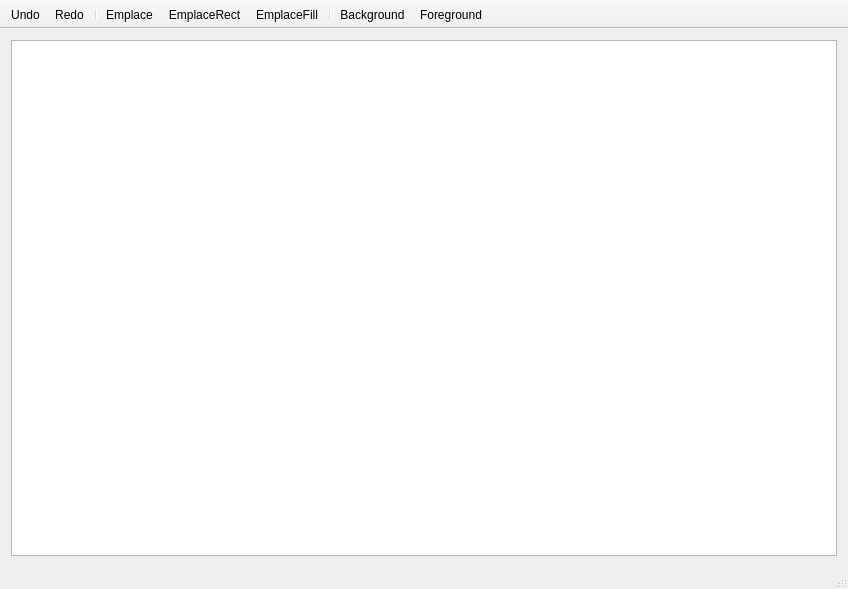
<?xml version="1.0" encoding="UTF-8"?>
<ui version="4.0">
 <class>MainWindow</class>
 <widget class="QMainWindow" name="MainWindow">
  <property name="geometry">
   <rect>
    <x>0</x>
    <y>0</y>
    <width>848</width>
    <height>589</height>
   </rect>
  </property>
  <property name="windowTitle">
   <string>MainWindow</string>
  </property>
  <widget class="QWidget" name="centralWidget">
   <layout class="QVBoxLayout" name="verticalLayout">
    <item>
     <widget class="QTableView" name="map">
      <attribute name="horizontalHeaderVisible">
       <bool>false</bool>
      </attribute>
      <attribute name="horizontalHeaderMinimumSectionSize">
       <number>48</number>
      </attribute>
      <attribute name="horizontalHeaderDefaultSectionSize">
       <number>48</number>
      </attribute>
      <attribute name="horizontalHeaderHighlightSections">
       <bool>false</bool>
      </attribute>
      <attribute name="verticalHeaderVisible">
       <bool>false</bool>
      </attribute>
      <attribute name="verticalHeaderMinimumSectionSize">
       <number>48</number>
      </attribute>
      <attribute name="verticalHeaderDefaultSectionSize">
       <number>48</number>
      </attribute>
      <attribute name="verticalHeaderHighlightSections">
       <bool>false</bool>
      </attribute>
     </widget>
    </item>
   </layout>
  </widget>
  <widget class="QMenuBar" name="menuBar">
   <property name="geometry">
    <rect>
     <x>0</x>
     <y>0</y>
     <width>848</width>
     <height>22</height>
    </rect>
   </property>
  </widget>
  <widget class="QToolBar" name="mainToolBar">
   <property name="movable">
    <bool>false</bool>
   </property>
   <attribute name="toolBarArea">
    <enum>TopToolBarArea</enum>
   </attribute>
   <attribute name="toolBarBreak">
    <bool>false</bool>
   </attribute>
   <addaction name="actionUndo"/>
   <addaction name="actionRedo"/>
   <addaction name="separator"/>
   <addaction name="actionEmplace"/>
   <addaction name="actionEmplaceRect"/>
   <addaction name="actionEmplaceFill"/>
   <addaction name="separator"/>
   <addaction name="actionBackground"/>
   <addaction name="actionForeground"/>
  </widget>
  <widget class="QStatusBar" name="statusBar"/>
  <action name="actionEmplace">
   <property name="checkable">
    <bool>true</bool>
   </property>
   <property name="text">
    <string>Emplace</string>
   </property>
  </action>
  <action name="actionEmplaceRect">
   <property name="checkable">
    <bool>true</bool>
   </property>
   <property name="text">
    <string>EmplaceRect</string>
   </property>
  </action>
  <action name="actionEmplaceFill">
   <property name="checkable">
    <bool>true</bool>
   </property>
   <property name="text">
    <string>EmplaceFill</string>
   </property>
  </action>
  <action name="actionUndo">
   <property name="text">
    <string>Undo</string>
   </property>
   <property name="shortcut">
    <string>Ctrl+Z</string>
   </property>
  </action>
  <action name="actionRedo">
   <property name="text">
    <string>Redo</string>
   </property>
   <property name="shortcut">
    <string>Ctrl+Shift+Z</string>
   </property>
  </action>
  <action name="actionBackground">
   <property name="checkable">
    <bool>true</bool>
   </property>
   <property name="text">
    <string>Background</string>
   </property>
  </action>
  <action name="actionForeground">
   <property name="checkable">
    <bool>true</bool>
   </property>
   <property name="text">
    <string>Foreground</string>
   </property>
  </action>
 </widget>
 <layoutdefault spacing="6" margin="11"/>
 <resources/>
 <connections/>
</ui>
